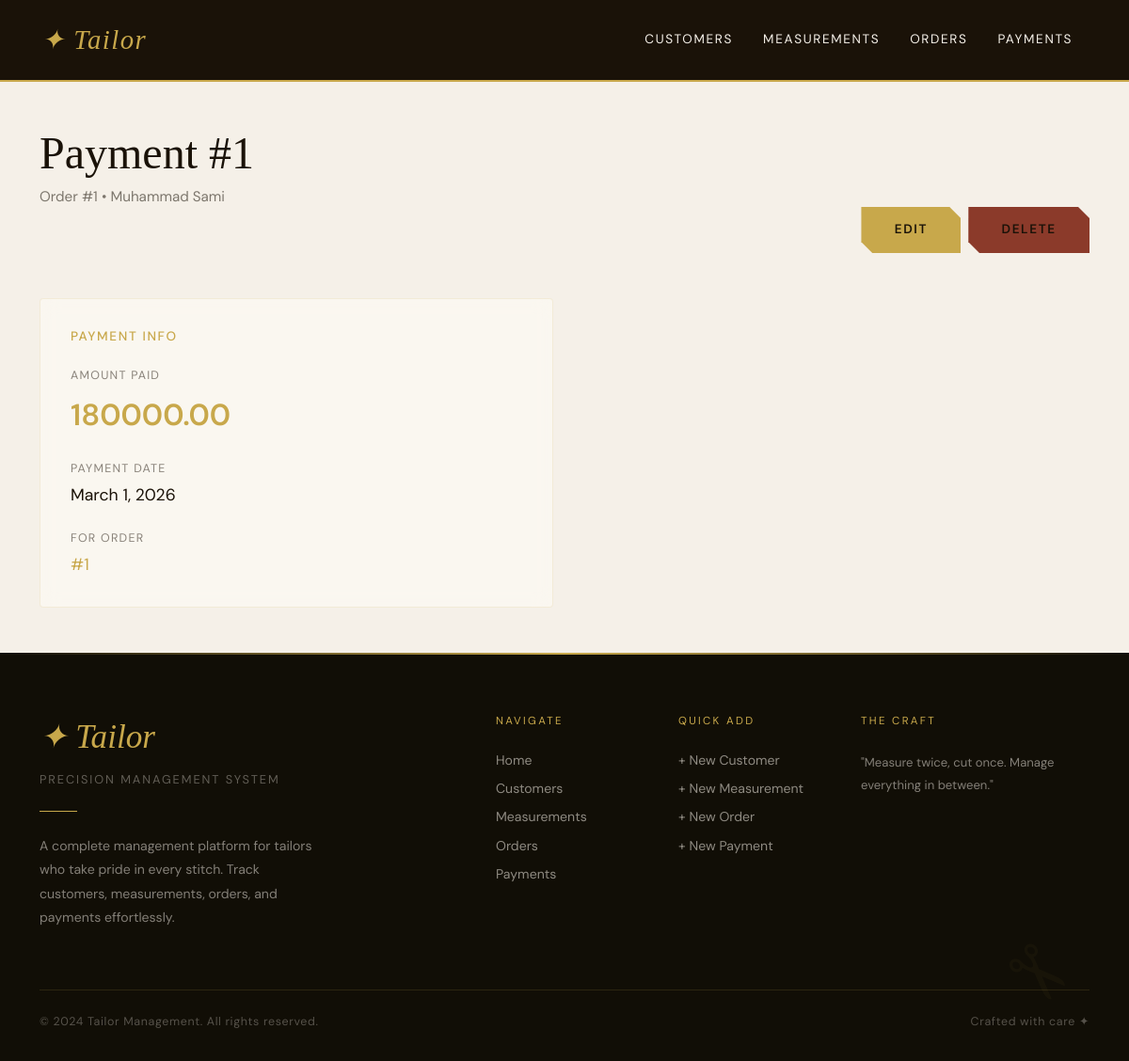
Page /payments/1/ on the committed database.
### tailor/models.py (models this page shows, shortened)
class Payment(models.Model):
    order = models.ForeignKey(Order, on_delete=models.CASCADE)
    amount_paid = models.DecimalField(max_digits=10, decimal_places=2)
    payment_date = models.DateField(auto_now_add=True)

class Order(models.Model):
    STATUS_CHOICES = (
        ('Pending', 'Pending'),
        ('In Progress', 'In Progress'),
        ('Ready', 'Ready'),
        ('Delivered', 'Delivered'),
    )
    customer = models.ForeignKey(Customer, on_delete=models.CASCADE)
    dress_type = models.CharField(max_length=100)
    fabric_provided = models.BooleanField(default=True)
    total_price = models.DecimalField(max_digits=10, decimal_places=2)
    advance_payment = models.DecimalField(max_digits=10, decimal_places=2)
    order_date = models.DateField(auto_now_add=True)
    delivery_date = models.DateField()
    status = models.CharField(max_length=20, choices=STATUS_CHOICES, default='Pending')

class Customer(models.Model):
    GENDER_CHOICES = (
        ('Male', 'Male'),
        ('Female', 'Female'),
    )
    name = models.CharField(max_length=100)
    phone = models.CharField(max_length=15)
    address = models.TextField()
    gender = models.CharField(max_length=10, choices=GENDER_CHOICES)

### tailor/views.py (the view)
# urls.py: path('payments/<int:pk>/', views.PaymentDetailView.as_view(), name='payment-detail'),
class PaymentDetailView(generic.DetailView):
    model = Payment
    template_name = 'tailor/payment_detail.html'

### tailor/templates/tailor/payment_detail.html (shortened to what this page needs)
{% extends 'tailor/base.html' %}
{% block content %}
<div class="page-content">
  <div class="container">
    <div class="row mb-5">
      <div class="col-lg-6">
        <h2 class="section-heading">Payment #{{ object.id }}</h2>
        <p class="section-sub">Order #{{ object.order.id }} • {{ object.order.customer.name }}</p>
      </div>
      <div class="col-lg-6 d-flex align-items-end justify-content-lg-end gap-2">
        <a href="{% url 'payment-edit' object.pk %}" class="hero-cta" style="animation: none; opacity: 1;">Edit</a>
        <a href="{% url 'payment-delete' object.pk %}" class="hero-cta" style="animation: none; opacity: 1; background: var(--rust);">Delete</a>
      </div>
    </div>
    <div class="row">
      <div class="col-lg-6">
        <div class="glass" style="padding: 2rem; border: 1px solid rgba(200,168,75,0.15);">
          <h4 style="color: var(--gold); font-size: 0.85rem; letter-spacing: 0.12em; text-transform: uppercase; margin-bottom: 1.5rem;">Payment Info</h4>
          <div style="display: flex; flex-direction: column; gap: 1.5rem;">
            <div>
              <div style="font-size: 0.78rem; letter-spacing: 0.1em; text-transform: uppercase; color: rgba(26,18,8,0.5);">Amount Paid</div>
              <div style="font-size: 2rem; color: var(--gold); margin-top: 0.5rem; font-weight: 600;">{{ object.amount_paid }}</div>
            </div>
            <div>
              <div style="font-size: 0.78rem; letter-spacing: 0.1em; text-transform: uppercase; color: rgba(26,18,8,0.5);">Payment Date</div>
              <div style="font-size: 1.1rem; margin-top: 0.3rem;">{{ object.payment_date }}</div>
            </div>
            <div>
              <div style="font-size: 0.78rem; letter-spacing: 0.1em; text-transform: uppercase; color: rgba(26,18,8,0.5);">For Order</div>
              <div style="font-size: 1.1rem; margin-top: 0.3rem;"><a href="{% url 'order-detail' object.order.pk %}" style="color: var(--gold); text-decoration: none;">#{{ object.order.id }}</a></div>
            </div>
          </div>
        </div>
      </div>
    </div>
  </div>
</div>
{% endblock %}

### tailor/templates/tailor/base.html (style rules this page uses)
:root { --ink: #1a1208; --cream: #f5f0e8; --gold: #c8a84b; --gold-light: #e8d5a0; --rust: #8b3a2a; --sage: #4a5e4a; --card-bg: #fffdf8; --shadow: rgba(26,18,8,0.12); }
* { margin: 0; padding: 0; box-sizing: border-box; }
body { font-family: 'DM Sans', sans-serif; background: var(--cream); color: var(--ink); overflow-x: hidden; }
.hero-cta { display: inline-flex; align-items: center; gap: 0.75rem; padding: 0.9rem 2.2rem; background: var(--gold); color: var(--ink); font-size: 0.85rem; letter-spacing: 0.12em; text-transform: uppercase; font-weight: 600; text-decoration: none; transition: all 0.3s ease; opacity: 0; animation: fadeUp 0.8s 1s ease forwards; clip-path: polygon(0 0, calc(100% - 12px) 0, 100% 12px, 100% 100%, 12px 100%, 0 calc(100% - 12px)); }
.section-heading { font-family: 'Playfair Display', serif; font-size: clamp(2rem, 4vw, 3.2rem); color: var(--ink); margin-bottom: 0.5rem; line-height: 1.15; }
.section-sub { color: rgba(26,18,8,0.55); font-size: 0.95rem; margin-bottom: 3rem; }
.glass { background: rgba(255,253,248,0.5); backdrop-filter: blur(10px); -webkit-backdrop-filter: blur(10px); border: 1px solid rgba(200,168,75,0.15); border-radius: 4px; }
.page-content { min-height: 40vh; padding: 3rem 0; background: var(--cream); }

### rows in the picture
Payment: id "1", order.id "1", order.customer.name "Muhammad Sami", amount_paid "180000.00", payment_date "March 1, 2026"
